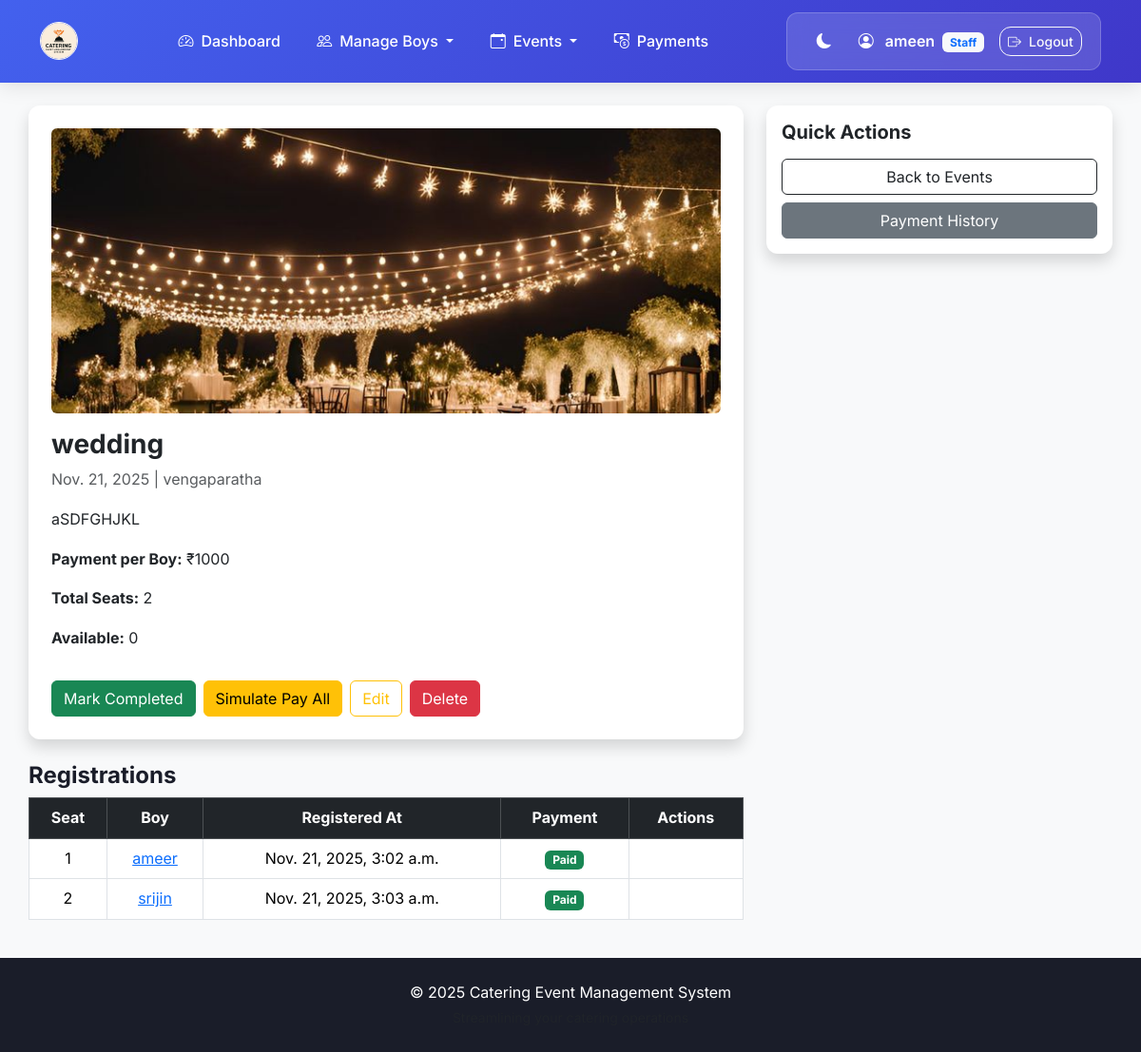
Screenshot of /events/6/ (signed in) with the database file from the repository.
### event_app/models.py (models this page shows, shortened)
class CustomUser(AbstractUser):
    staff_id = models.CharField(max_length=20, unique=True, null=True, blank=True)
    boy_id = models.CharField(max_length=20, unique=True, null=True, blank=True)
    is_staff_user = models.BooleanField(default=False)
    is_boy_user = models.BooleanField(default=False)
    first_time_login = models.BooleanField(default=True)
    profile_pic = models.ImageField(upload_to="profile_pics/", blank=True, null=True)
    phone = models.CharField(max_length=15, blank=True, null=True)
    upi_id = models.CharField(max_length=50, blank=True, null=True)

class Event(models.Model):
    STATUS_CHOICES = (
        ('upcoming', 'Upcoming'),
        ('completed', 'Completed'),
    )
    title = models.CharField(max_length=200)
    date = models.DateField()
    location = models.CharField(max_length=200)
    description = models.TextField(blank=True, null=True)
    total_seats = models.PositiveIntegerField()
    payment_per_boy = models.PositiveIntegerField()
    event_status = models.CharField(max_length=20, choices=STATUS_CHOICES, default='upcoming')
    created_by = models.ForeignKey(
        settings.AUTH_USER_MODEL,
        on_delete=models.SET_NULL,
        null=True,
        limit_choices_to={'is_staff_user': True}
    )
    created_at = models.DateTimeField(auto_now_add=True)
    image = models.ImageField(upload_to="event_images/", null=True, blank=True)
    @property
    def available_seats(self):
        taken = Registration.objects.filter(event=self).count()
        return self.total_seats - taken

class Registration(models.Model):
    boy = models.ForeignKey(
        settings.AUTH_USER_MODEL,
        on_delete=models.CASCADE,
        limit_choices_to={'is_boy_user': True}
    )
    event = models.ForeignKey(Event, on_delete=models.CASCADE)
    seat_number = models.PositiveIntegerField()
    registration_date = models.DateTimeField(auto_now_add=True)

### event_app/views.py (the view, shortened to what this page needs)
# urls.py: path("events/<int:pk>/", views.EventDetailView.as_view(), name="event_detail"),
class EventDetailView(LoginRequiredMixin, View):
    template_name = "events/event_detail.html"
    def get(self, request, pk):
        event = get_object_or_404(Event, pk=pk)
        registrations = Registration.objects.filter(event=event).select_related("boy")
        user_registered = None
        if request.user.is_boy_user:
            user_registered = registrations.filter(boy=request.user).first()
        context = {
            "event": event,
            "registrations": registrations,
            "user_registered": user_registered,
            "available_seats": event.available_seats
        }
        return render(request, self.template_name, context)

### event_app/templates/events/event_detail.html (shortened to what this page needs)
{% extends "base.html" %}
{% load static %}
{% block content %}
<div class="row">
    <div class="col-md-8">
        <div class="card shadow p-4 mb-4">
            {% if event.image %}
            <img src="{{ event.image.url }}" class="img-fluid rounded mb-3" style="max-height:300px; object-fit:cover;"
                alt="Event Image">
            {% else %}
            <img src="{% static 'images/default_event.png' %}" class="img-fluid rounded mb-3"
                style="max-height:300px; object-fit:cover;" alt="Default Event">
            {% endif %}
            <h3 class="fw-bold">{{ event.title }}</h3>
            <p class="text-muted">{{ event.date }} | {{ event.location }}</p>
            <p>{{ event.description }}</p>
            <p><strong>Payment per Boy:</strong> ₹{{ event.payment_per_boy }}</p>
            <p><strong>Total Seats:</strong> {{ event.total_seats }}</p>
            <p><strong>Available:</strong> {{ available_seats }}</p>
            {% if request.user.is_staff_user %}
            <div class="d-flex gap-2 mt-3">
                <form method="post" action="{% url 'event_detail' event.pk %}">
                    <button type="submit" class="btn btn-success">Mark Completed</button>
                </form>
                <form method="post" action="{% url 'event_detail' event.pk %}">
                    <button type="submit" class="btn btn-warning">Simulate Pay All</button>
                </form>
                <a href="{% url 'edit_event' event.pk %}" class="btn btn-outline-warning">Edit</a>
                <a href="{% url 'delete_event' event.pk %}" class="btn btn-danger">Delete</a>
            </div>
            {% endif %}
        </div>
        <h4 class="fw-bold">Registrations</h4>
        <table class="table table-bordered text-center">
            <thead class="table-dark">
                <tr>
                    <th>Seat</th>
                    <th>Boy</th>
                    <th>Registered At</th>
                    <th>Payment</th>
                    {% if request.user.is_staff_user %}
                    <th>Actions</th>
                    {% endif %}
                </tr>
            </thead>
            <tbody>
                {% for r in registrations %}
                <tr>
                    <td>{{ r.seat_number }}</td>
                    <td>
                        {% if request.user.is_staff_user %}
                        <a href="{% url 'staff_boy_profile' r.boy.id %}">
                            {{ r.boy.username }}
                        </a>
                        {% else %}
                        {{ r.boy.username }}
                        {% endif %}
                    </td>
                    <td>{{ r.registration_date }}</td>
                    <td>
                        {% with payment=r.payment_set.first %}
                        {% if payment %}
                        {% if payment.payment_status == "Paid" %}
                        <span class="badge bg-success">Paid</span>
                        {% else %}
                        <span class="badge bg-warning">Pending</span>
                        {% endif %}
                        {% endif %}
                        {% endwith %}
                    </td>
                    {% if request.user.is_staff_user %}
                    <td>
                    </td>
                    {% endif %}
                </tr>
                {% empty %}
                <tr>
                    <td colspan="5" class="text-center text-muted">No registrations yet</td>
                </tr>
                {% endfor %}
            </tbody>
        </table>
    </div>
    <div class="col-md-4">
        <div class="card shadow p-3">
            <h5 class="fw-bold mb-3">Quick Actions</h5>
            <div class="d-grid gap-2">
                <a href="{% url 'view_events' %}" class="btn btn-outline-dark">Back to Events</a>
                {% if request.user.is_staff_user %}
                <a href="{% url 'payment_history' %}" class="btn btn-secondary">
                    Payment History
                </a>
                {% endif %}
            </div>
        </div>
    </div>
</div>
{% endblock %}

### event_app/templates/base.html (shortened to what this page needs)
{% load static %}
<!DOCTYPE html>
<html lang="en">
<head>
    <link href="https://cdn.jsdelivr.net/npm/bootstrap@5.3.3/dist/css/bootstrap.min.css" rel="stylesheet">
    <link rel="stylesheet" href="https://cdn.jsdelivr.net/npm/bootstrap-icons@1.11.1/font/bootstrap-icons.css">
</head>
<body class="bg-light fade-in">
    <nav class="navbar navbar-expand-lg navbar-dark sticky-top">
        <div class="container">
            <a class="navbar-brand d-flex align-items-center" href="{% if user.is_authenticated %}{% if user.is_staff_user %}{% url 'staff_dashboard' %}{% else %}{% url 'boy_dashboard' %}{% endif %}{% else %}#{% endif %}">
                <img src="{% static 'images/logo.png' %}" alt="Logo" width="40" height="40" class="me-2 rounded-circle border border-light">
            </a>
            <div class="collapse navbar-collapse" id="navbarContent">
                {% if user.is_authenticated %}
                <ul class="navbar-nav mx-auto mb-2 mb-lg-0">
                    {% if user.is_staff_user %}
                    <li class="nav-item"><a class="nav-link text-white" href="{% url 'staff_dashboard' %}"><i class="bi bi-speedometer2 me-2"></i>Dashboard</a></li>
                    <li class="nav-item dropdown">
                        <a class="nav-link text-white dropdown-toggle" href="#" role="button" data-bs-toggle="dropdown" aria-expanded="false">
                            <i class="bi bi-people me-2"></i>Manage Boys
                        </a>
                    </li>
                    <li class="nav-item dropdown">
                        <a class="nav-link text-white dropdown-toggle" href="#" role="button" data-bs-toggle="dropdown" aria-expanded="false">
                            <i class="bi bi-calendar-event me-2"></i>Events
                        </a>
                    </li>
                    <li class="nav-item"><a class="nav-link text-white" href="{% url 'payment_history' %}"><i class="bi bi-cash-coin me-2"></i>Payments</a></li>
                    {% endif %}
                </ul>
                {% endif %}
                <div class="d-flex align-items-center user-info-box">
                    <button id="theme-toggle" class="btn btn-sm btn-link text-white p-0 me-3 theme-toggle-btn" title="Toggle theme" aria-label="Toggle dark mode">
                        <i id="theme-icon" class="bi bi-moon-fill fs-6"></i>
                    </button>
                    {% if user.is_authenticated %}
                    <span class="text-white fw-semibold me-3">
                        <i class="bi bi-person-circle me-2"></i>
                        {{ user.username }}
                        {% if user.is_staff_user %}<span class="badge bg-light text-primary ms-1">Staff</span>{% endif %}
                    </span>
                    <a href="{% url 'logout' %}" class="btn btn-outline-light btn-sm">
                        <i class="bi bi-box-arrow-right me-2"></i>Logout
                    </a>
                    {% endif %}
                </div>
            </div>
        </div>
    </nav>
    <div class="container py-4 main-content">
        {% block content %}{% endblock %}
    </div>
    <footer class="footer text-center">
        <div class="container">
            <p class="mb-0">© 2025 Catering Event Management System</p>
            <small class="text-muted">Streamlining your catering operations</small>
        </div>
    </footer>
</body>
</html>

### event_app/templates/base.html (style rules this page uses)
:root { --primary: #4361ee; --primary-light: #4895ef; --secondary: #3f37c9; --success: #4cc9f0; --dark: #1a1d29; --light: #f8f9fa; --gray: #6c757d; --gray-light: #e9ecef; --border-radius: 12px; --box-shadow: 0 10px 30px rgba(0, 0, 0, 0.08); --transition: all 0.3s cubic-bezier(0.25, 0.8, 0.25, 1); }
body { font-family: 'Inter', sans-serif; background-color: var(--light); color: var(--dark); transition: var(--transition); display: flex; flex-direction: column; min-height: 100vh; line-height: 1.6; }
.navbar { background: linear-gradient(135deg, var(--primary) 0%, var(--secondary) 100%); box-shadow: 0 4px 20px rgba(0, 0, 0, 0.1); padding: 0.8rem 0; transition: var(--transition); }
.navbar-brand { font-weight: 700; font-size: 1.4rem; letter-spacing: -0.5px; display: flex; align-items: center; transition: var(--transition); }
.navbar-brand img { transition: var(--transition); border-radius: 10px; }
.nav-link { font-weight: 500; padding: 0.5rem 1rem !important; margin: 0 0.2rem; border-radius: var(--border-radius); transition: var(--transition); position: relative; overflow: hidden; }
.nav-link::before { content: ''; position: absolute; bottom: 0; left: 50%; width: 0; height: 2px; background: rgba(255, 255, 255, 0.8); transition: var(--transition); transform: translateX(-50%); }
.user-info-box { background: rgba(255, 255, 255, 0.15); backdrop-filter: blur(10px); border-radius: var(--border-radius); padding: 0.6rem 1.2rem; border: 1px solid rgba(255, 255, 255, 0.2); transition: var(--transition); }
.theme-toggle-btn { transition: var(--transition); border-radius: 50%; width: 40px; height: 40px; display: flex; align-items: center; justify-content: center; }
.btn-outline-light { border-radius: var(--border-radius); transition: var(--transition); font-weight: 500; }
.main-content { flex: 1; padding: 2rem 0; }
.card { border: none; border-radius: var(--border-radius); box-shadow: var(--box-shadow); transition: var(--transition); overflow: hidden; }
.footer { background-color: var(--dark); color: white; padding: 1.5rem 0; margin-top: auto; transition: var(--transition); }
.fade-in { animation: fadeIn 0.5s ease-in-out; }

### rows the page displays
CustomUser: username "ameen"
Event: image (picture), title "wedding", date "Nov. 21, 2025", location "vengaparatha", description "aSDFGHJKL", payment_per_boy "1000", total_seats "2"
Registration: seat_number "1", boy.username "ameer", registration_date "Nov. 21, 2025, 3:02 a.m."
Registration: seat_number "2", boy.username "srijin", registration_date "Nov. 21, 2025, 3:03 a.m."

### other values shown
{{ available_seats }} "0"
